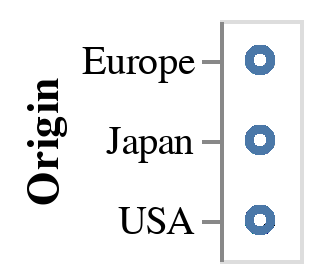

Here is the notebook cell this chart was saved with:
### Markdown cell above
### Encodings

The next step is to add *visual encoding channels* (or *encodings* for short) to the chart. An encoding channel specifies how a given data column should be mapped onto the visual properties of the visualization.
Some of the more frequenty used visual encodings are listed here:

* ``x``: x-axis value
* ``y``: y-axis value
* ``color``: color of the mark
* ``opacity``: transparency/opacity of the mark
* ``shape``: shape of the mark
* ``size``: size of the mark
* ``row``: row within a grid of facet plots
* ``column``: column within a grid of facet plots

For a complete list of these encodings, see the [Encodings](https://altair-viz.github.io/user_guide/encoding.html) section of the documentation.

Visual encodings can be created with the `encode()` method of the `Chart` object. For example, we can start by mapping the `y` axis of the chart to the `Origin` column:

### Code cell
alt.Chart(cars).mark_point().encode(y="Origin")

### Figure 1 — Vega-Lite specification as saved in the notebook (floating-point values rounded to 4 significant figures; data arrays with more than 128 entries replaced by an {"elided": "..."} marker saying what was removed)
{"config": {"view": {"continuousWidth": 400, "continuousHeight": 300}}, "data": {"name": "data-f02450ab61490a1363517a0190416235"}, "mark": "point", "encoding": {"y": {"field": "Origin", "type": "nominal"}}, "$schema": "https://vega.github.io/schema/vega-lite/v4.17.0.json", "datasets": {"data-f02450ab61490a1363517a0190416235": {"elided": "406 records"}}}
